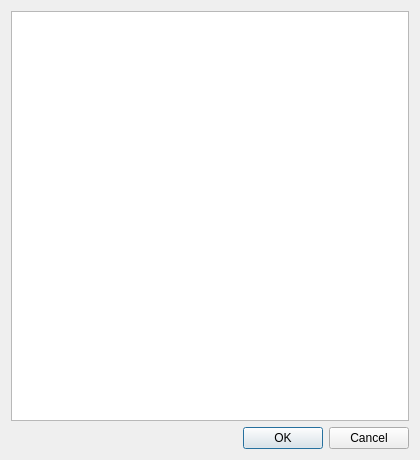
<?xml version="1.0" encoding="UTF-8"?>
<ui version="4.0">
 <class>SelectClassesDialog</class>
 <widget class="QDialog" name="SelectClassesDialog">
  <property name="geometry">
   <rect>
    <x>0</x>
    <y>0</y>
    <width>420</width>
    <height>460</height>
   </rect>
  </property>
  <property name="windowTitle">
   <string>Select classes</string>
  </property>
  <layout class="QVBoxLayout" name="mainLayout">
   <item>
    <widget class="CbTreeWidget" name="tree">
     <property name="headerHidden">
      <bool>true</bool>
     </property>
     <column>
      <property name="text">
       <string notr="true">1</string>
      </property>
     </column>
    </widget>
   </item>
   <item>
    <widget class="QDialogButtonBox" name="buttonBox">
     <property name="orientation">
      <enum>Qt::Orientation::Horizontal</enum>
     </property>
     <property name="standardButtons">
      <set>QDialogButtonBox::StandardButton::Cancel|QDialogButtonBox::StandardButton::Ok</set>
     </property>
    </widget>
   </item>
  </layout>
 </widget>
 <customwidgets>
  <customwidget>
   <class>CbTreeWidget</class>
   <extends>QTreeWidget</extends>
   <header>CbTreeWidget.h</header>
  </customwidget>
 </customwidgets>
 <resources/>
 <connections/>
</ui>
